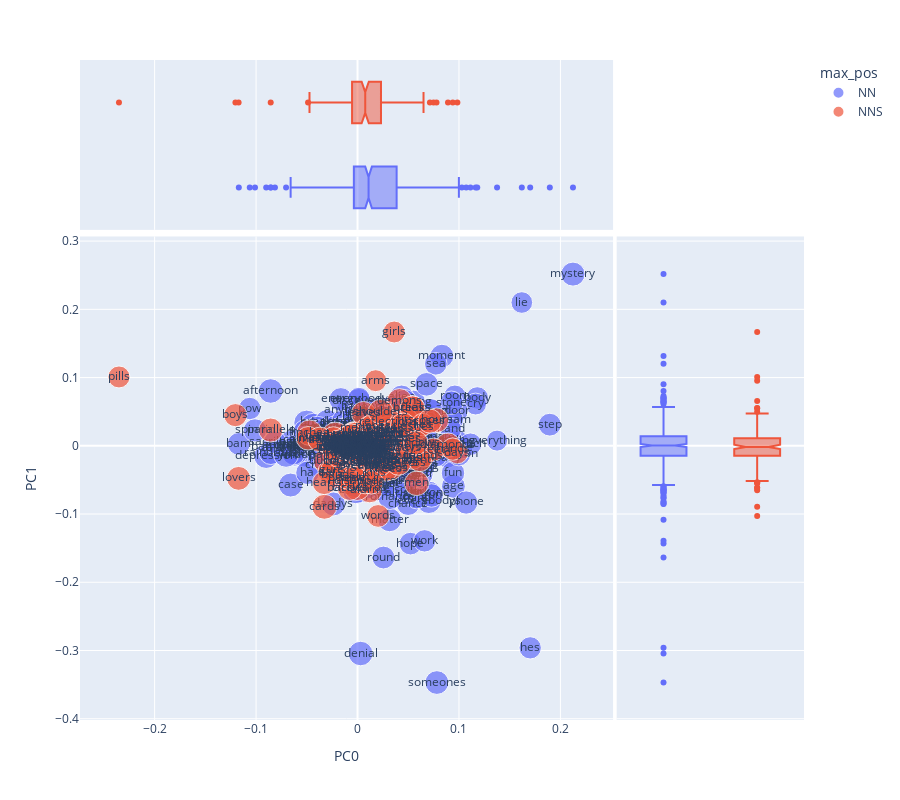

The cell this chart's notebook holds for it:
### Code cell
vis_loadings(0, 1)

### Figure 1 — Plotly figure (JSON) as saved in the notebook; plotly's stock layout.template omitted (floating-point values rounded to 4 significant figures; data arrays with more than 128 entries replaced by an {"elided": "..."} marker saying what was removed)
{"data": [{"hovertemplate": "max_pos=NN<br>PC0=%{x}<br>PC1=%{y}<br>i=%{marker.size}<br>term_str=%{text}<extra></extra>", "legendgroup": "NN", "marker": {"color": "#636efa", "size": {"elided": "402 float values"}, "sizemode": "area", "sizeref": 0.04389, "symbol": "circle"}, "mode": "markers+text", "name": "NN", "orientation": "v", "showlegend": true, "text": {"elided": "402 str values"}, "type": "scatter", "x": {"elided": "402 float values"}, "xaxis": "x", "y": {"elided": "402 float values"}, "yaxis": "y"}, {"alignmentgroup": "True", "hovertemplate": "max_pos=NN<br>PC0=%{x}<extra></extra>", "legendgroup": "NN", "marker": {"color": "#636efa", "symbol": "circle"}, "name": "NN", "notched": true, "offsetgroup": "NN", "showlegend": false, "type": "box", "x": {"elided": "402 float values"}, "xaxis": "x3", "yaxis": "y3"}, {"alignmentgroup": "True", "hovertemplate": "max_pos=NN<br>PC1=%{y}<extra></extra>", "legendgroup": "NN", "marker": {"color": "#636efa", "symbol": "circle"}, "name": "NN", "notched": true, "offsetgroup": "NN", "showlegend": false, "type": "box", "xaxis": "x2", "y": {"elided": "402 float values"}, "yaxis": "y2"}, {"hovertemplate": "max_pos=NNS<br>PC0=%{x}<br>PC1=%{y}<br>i=%{marker.size}<br>term_str=%{text}<extra></extra>", "legendgroup": "NNS", "marker": {"color": "#EF553B", "size": {"elided": "160 float values"}, "sizemode": "area", "sizeref": 0.04389, "symbol": "circle"}, "mode": "markers+text", "name": "NNS", "orientation": "v", "showlegend": true, "text": {"elided": "160 str values"}, "type": "scatter", "x": {"elided": "160 float values"}, "xaxis": "x", "y": {"elided": "160 float values"}, "yaxis": "y"}, {"alignmentgroup": "True", "hovertemplate": "max_pos=NNS<br>PC0=%{x}<extra></extra>", "legendgroup": "NNS", "marker": {"color": "#EF553B", "symbol": "circle"}, "name": "NNS", "notched": true, "offsetgroup": "NNS", "showlegend": false, "type": "box", "x": {"elided": "160 float values"}, "xaxis": "x3", "yaxis": "y3"}, {"alignmentgroup": "True", "hovertemplate": "max_pos=NNS<br>PC1=%{y}<extra></extra>", "legendgroup": "NNS", "marker": {"color": "#EF553B", "symbol": "circle"}, "name": "NNS", "notched": true, "offsetgroup": "NNS", "showlegend": false, "type": "box", "xaxis": "x2", "y": {"elided": "160 float values"}, "yaxis": "y2"}], "layout": {"height": 800, "legend": {"itemsizing": "constant", "title": {"text": "max_pos"}, "tracegroupgap": 0}, "margin": {"t": 60}, "xaxis": {"anchor": "y", "domain": [0, 0.7363], "title": {"text": "PC0"}}, "xaxis2": {"anchor": "y2", "domain": [0.7413, 1], "matches": "x2", "showgrid": false, "showline": false, "showticklabels": false, "ticks": ""}, "xaxis3": {"anchor": "y3", "domain": [0, 0.7363], "matches": "x", "showgrid": true, "showticklabels": false}, "xaxis4": {"anchor": "y4", "domain": [0.7413, 1], "matches": "x2", "showgrid": false, "showline": false, "showticklabels": false, "ticks": ""}, "yaxis": {"anchor": "x", "domain": [0, 0.7326], "title": {"text": "PC1"}}, "yaxis2": {"anchor": "x2", "domain": [0, 0.7326], "matches": "y", "showgrid": true, "showticklabels": false}, "yaxis3": {"anchor": "x3", "domain": [0.7426, 1], "matches": "y3", "showgrid": false, "showline": false, "showticklabels": false, "ticks": ""}, "yaxis4": {"anchor": "x4", "domain": [0.7426, 1], "matches": "y3", "showgrid": true, "showline": false, "showticklabels": false, "ticks": ""}}}
